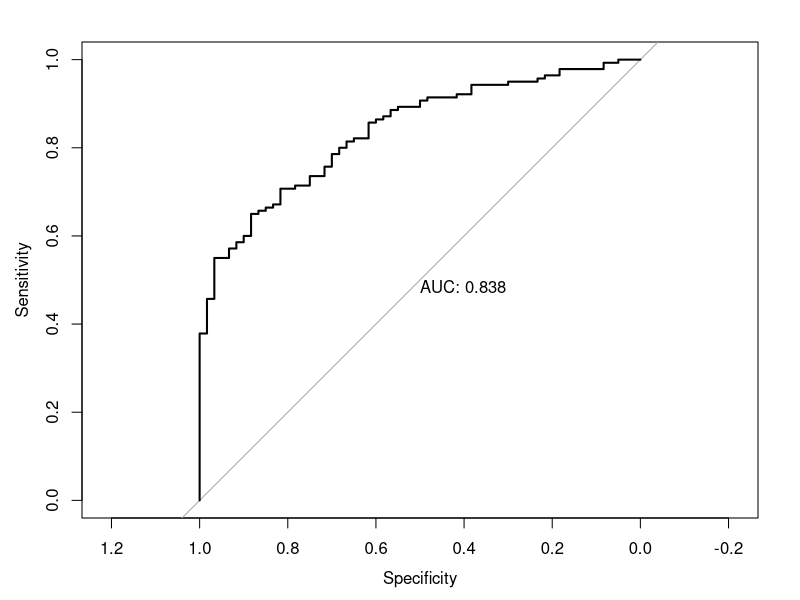
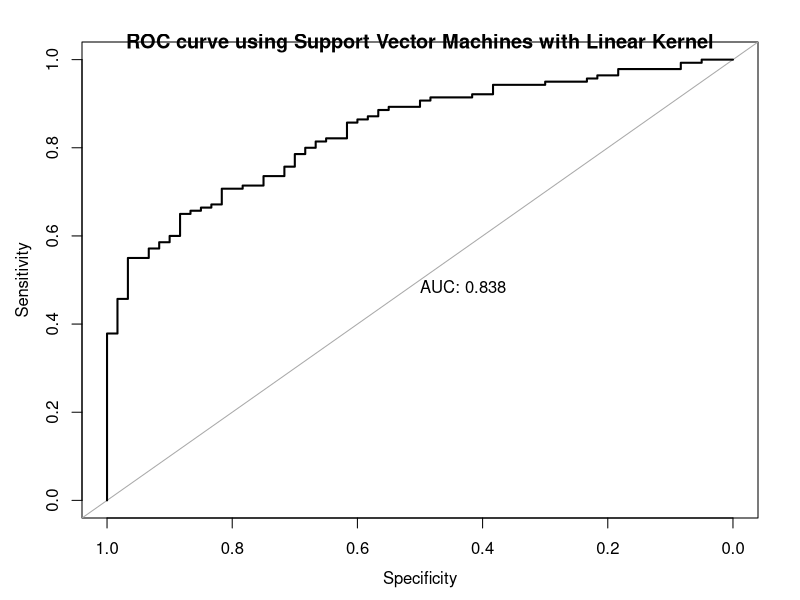

Recreate these plots in R, in order. (Note: this script raises an error after producing the figures.)
## ---- chunk 1

#Support Vector Machines
library(e1071)
library(tidyverse)
library(dplyr)
library(knitr)
library(kableExtra)
library(caret)
library(pROC)

## ---- chunk 2

#We do some basic wrangling specific to SVM model with Caret
data = read.csv("../data/germancredit_final.csv", sep = ";", header = TRUE)

data["RESPONSE"][data["RESPONSE"] == "Bad Rating"] = "Bad.Rating"
data["RESPONSE"][data["RESPONSE"] == "Good Rating"] = "Good.Rating"

data$RESPONSE <- as.factor(data$RESPONSE)

str(data)
## ---- chunk 3

#We split the data into train (80%) and test (20%)
set.seed(1234)
trainIndex <- createDataPartition(data$RESPONSE, p = .8,
                                  list = FALSE)
train.df <- data[ trainIndex,]
test.df <- data[-trainIndex,]

## ---- chunk 4
set.seed(123)

train_control <- trainControl(method = "repeatedcv", number = 10, repeats = 3, sampling="down", classProbs = TRUE)
svml_fit <- train(RESPONSE ~ ., train.df, 
                              method = "svmLinear",
                              trControl = train_control, 
                              tuneGrid = expand.grid(C = seq(0.1, 2, length = 20)))
svml_fit
svml_predict <- predict(svml_fit, test.df)

## ---- chunk 5
confusion_matrix_svml <- confusionMatrix(svml_predict, as.factor(test.df$RESPONSE), positive= "Good.Rating")
confusion_matrix_svml
## ---- chunk 6
svml_predict_prob <- predict(svml_fit, test.df, type="prob")
roc_curve_svml <- roc(test.df$RESPONSE, svml_predict_prob[,2], plot = TRUE, print.auc = TRUE)
plot(roc_curve_svml,print.auc = TRUE ,asp = NA)
title(main="ROC curve using Support Vector Machines with Linear Kernel")
## ---- chunk 7

set.seed(123)
train_control_radial <- trainControl(method = "repeatedcv", number = 3, repeats = 3, sampling="down", classProbs = TRUE)
C<-c(0.1, 1, 10)
sigma<-seq(0.1, 10, length = 20)

grid_radial <-expand.grid(C=C, sigma=sigma)
svmr_fit <- train(RESPONSE ~., data = train.df, 
                  method = "svmRadial", 
                  trControl = train_control_radial, 
                  preProcess = c("center","scale"),
                  tuneGrid = grid_radial,
                  tuneLength = 10)

svmr_fit

svmr_predict <- predict(svmr_fit, test.df)
svmr_predict

## ---- chunk 8
confusion_matrix_svmr <- confusionMatrix(svmr_predict, as.factor(test.df$RESPONSE), positive="Good.Rating")
confusion_matrix_svmr

## ---- chunk 9

svmr_predict_prob <- predict(svmr_fit, test.df, type="prob")

plot(roc_curve_svmr,print.auc = TRUE ,asp = NA)
title(main="ROC curve using Support Vector Machines with Radial Kernel")
